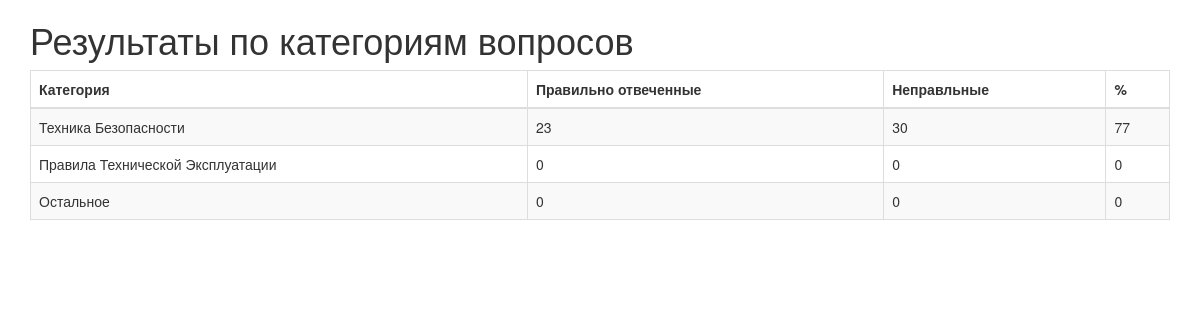
Page /quiz/progress/ (signed in) on the earlier database version.
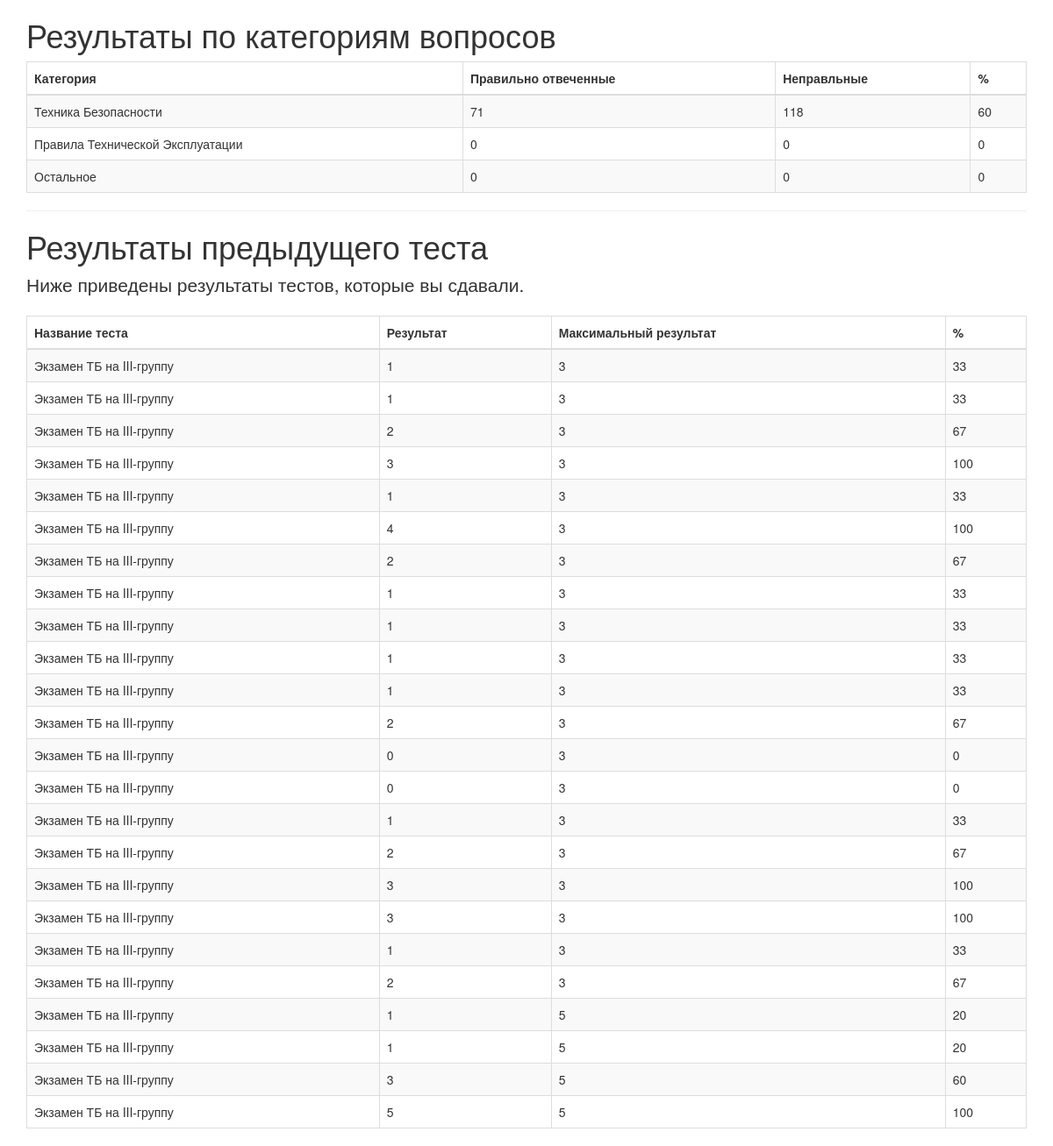
Same page on the later database version.
### quiz/models.py (models this page shows, shortened)
class Category(models.Model):
    category = models.CharField(
        verbose_name=("Категория теста"),
        max_length=250, blank=True,
        unique=True, null=True)
    objects = CategoryManager()
    class Meta:
        verbose_name = ("Категория")
        verbose_name_plural = ("Категории")

class Sitting(models.Model):
    user = models.ForeignKey(settings.AUTH_USER_MODEL, on_delete=models.CASCADE, verbose_name=("Пользователь"))
    quiz = models.ForeignKey(Quiz, on_delete=models.CASCADE, verbose_name=("Тест"))
    question_order = models.CharField(validators=[validate_comma_separated_integer_list],
        max_length=1024, verbose_name=("Список PKs вопросов в данном тесте"))
    question_list = models.CharField(validators=[validate_comma_separated_integer_list],
        max_length=1024, verbose_name=("Список PKs неотвеченных вопросов"))
    incorrect_questions = models.CharField(validators=[validate_comma_separated_integer_list],
        max_length=1024, blank=True, verbose_name=("Список PKs вопросов с неправильным ответом"))
    current_score = models.IntegerField(verbose_name=("Текущий результат"))
    complete = models.BooleanField(default=False, blank=False,
                                   verbose_name=("Завершен"))
    user_answers = models.TextField(blank=True, default='{}',
                                    verbose_name=("Ответы пользователя"))
    start = models.DateTimeField(auto_now_add=True,
                                 verbose_name=("Начало теста"))
    end = models.DateTimeField(null=True, blank=True, verbose_name=("Конец теста"))
    objects = SittingManager()
    class Meta:
        permissions = (("view_sittings", ("Can see completed exams.")),)
    def _question_ids(self):
        return [int(n) for n in self.question_order.split(',') if n]
    @property
    def get_percent_correct(self):
        dividend = float(self.current_score)
        divisor = len(self._question_ids())
        if divisor < 1:
            return 0            # prevent divide by zero error
        if dividend > divisor:
            return 100
        correct = int(round((dividend / divisor) * 100))
        if correct >= 1:
            return correct
        else:
            return 0
    @property
    def get_max_score(self):
        return len(self._question_ids())

class Quiz(models.Model):
    title = models.CharField(
        verbose_name=("Название теста"),
        max_length=60, blank=False, help_text=("Введите название теста"))
    description = models.TextField(
        verbose_name=("Описание теста"),
        blank=True, help_text=("Введите описание теста"))
    url = models.SlugField(
        max_length=60, blank=False,
        help_text=("Читаемая url-ссылка для пользователя"),
        verbose_name=("user friendly url"))
    category = models.ForeignKey(
        Category, null=True, blank=True, on_delete=models.CASCADE,
        verbose_name=("Категория"))
    random_order = models.BooleanField(
        blank=False, default=True,
        verbose_name=("Случайная последовательность выдачи вопросов"),
        help_text=("Если да, показывает вопросы в случайной последовательности"))
    max_questions = models.PositiveIntegerField(
        blank=True, null=True, verbose_name=("Максимальное кол-во вопросов"),
        help_text=("Максимальное количество вопросов за одну попытку сдачи теста"))
    answers_at_end = models.BooleanField(
        blank=False, default=False,
        help_text=("Если да, после ответа пользователя на вопрос, будет показан правильный вариант"),
        verbose_name=("Правильный ответ в конце"))
    exam_paper = models.BooleanField(
        blank=False, default=False,
        help_text=("Если да, то результат каждой попытки"
                    " будет сохраняться. Необходимо для маркировки."),
        verbose_name=("Результат теста"))
    single_attempt = models.BooleanField(
        blank=False, default=False,
        help_text=("Если да, то будет разрешена только одна попытка сдачи теста."
                    " Незарегиситрированные пользователи не смогут сдать экзамен."),
        verbose_name=("Одна попытка?"))
    pass_mark = models.SmallIntegerField(
        blank=True, default=0,
        verbose_name=("Порог прохождения теста"),
        help_text=("Процент необходимый для сдачи теста"),
        validators=[MaxValueValidator(100)])
    success_text = models.TextField(
        blank=True, help_text=("Показывает введенный текст если пользователь сдал тест."),
        verbose_name=("Объявление в случае сдачи теста"))
    fail_text = models.TextField(
        verbose_name=("Объявление в случае провала теста"),
        blank=True, help_text=("Показывает введенный текст если пользователь провалил тест."))
    draft = models.BooleanField(
        blank=True, default=False,
        verbose_name=("В процессе разработки"),
        help_text=("Если да, то тест будет виден только админам."))
    class Meta:
        verbose_name = ("Тест")
        verbose_name_plural = ("Тесты")

### quiz/views.py (the view)
class QuizUserProgressView(TemplateView):
    template_name = 'progress.html'
    @method_decorator(login_required)
    def dispatch(self, request, *args, **kwargs):
        return super(QuizUserProgressView, self)\
            .dispatch(request, *args, **kwargs)
    def get_context_data(self, **kwargs):
        context = super(QuizUserProgressView, self).get_context_data(**kwargs)
        progress, c = Progress.objects.get_or_create(user=self.request.user)
        context['cat_scores'] = progress.list_all_cat_scores
        context['exams'] = progress.show_exams()
        return context

### quiz/models.py (called while the page is built)
    def show_exams(self):
        return Sitting.objects.filter(user=self.user, complete=True)

### quiz/templates/progress.html (shortened to what this page needs)
{% extends "base.html" %}
{% load i18n %}
{% load quiz_tags %}
{% block content %}
  {% if cat_scores %}
  <h1>{% trans "Результаты по категориям вопросов" %}</h1>
  <table class="table table-bordered table-striped">
	<thead>
	  <tr>
		<th>{% trans "Категория" %}</th>
		<th>{% trans "Правильно отвеченные" %}</th>
		<th>{% trans "Неправльные" %}</th>
		<th>%</th>
	  </tr>
	</thead>
	<tbody>
	  {% for cat, value in cat_scores.items %}
	  <tr>
		<td>{{ cat }}</td>
		<td>{{ value.0 }}</td>
		<td>{{ value.1 }}</td>
		<td>{{ value.2 }}</td>
	  </tr>
	  {% endfor %}
	</tbody>
  </table>
  {% endif %}
  {% if exams %}
  <hr>
  <h1>{% trans "Результаты предыдущего теста" %}</h1>
  <p class="lead">
	{% trans "Ниже приведены результаты тестов, которые вы сдавали." %}
  </p>
  <table class="table table-bordered table-striped">
	<thead>
	  <tr>
		<th>{% trans "Название теста" %}</th>
		<th>{% trans "Результат" %}</th>
		<th>{% trans "Максимальный результат" %}</th>
		<th>%</th>
	  </tr>
	</thead>
	<tbody>
	  {% for exam in exams %}
	  <tr>
		<td>{{ exam.quiz.title }}</td>
		<td>{{ exam.current_score }}</td>
		<td>{{ exam.get_max_score }}</td>
		<td>{{ exam.get_percent_correct }}</td>
	  </tr>
	  {% endfor %}
	</tbody>
  </table>
  {% endif %}
{% endblock %}

Differences in the rows shown:
added Sitting: quiz "Экзамен ТБ на III-группу", current_score "1", get_max_score "3", get_percent_correct "33"
added Sitting: quiz "Экзамен ТБ на III-группу", current_score "1", get_max_score "3", get_percent_correct "33"
added Sitting: quiz "Экзамен ТБ на III-группу", current_score "2", get_max_score "3", get_percent_correct "67"
added Sitting: quiz "Экзамен ТБ на III-группу", current_score "3", get_max_score "3", get_percent_correct "100"
added Sitting: quiz "Экзамен ТБ на III-группу", current_score "1", get_max_score "3", get_percent_correct "33"
added Sitting: quiz "Экзамен ТБ на III-группу", current_score "4", get_max_score "3", get_percent_correct "100"
added Sitting: quiz "Экзамен ТБ на III-группу", current_score "2", get_max_score "3", get_percent_correct "67"
added Sitting: quiz "Экзамен ТБ на III-группу", current_score "1", get_max_score "3", get_percent_correct "33"
added Sitting: quiz "Экзамен ТБ на III-группу", current_score "1", get_max_score "3", get_percent_correct "33"
added Sitting: quiz "Экзамен ТБ на III-группу", current_score "1", get_max_score "3", get_percent_correct "33"
added Sitting: quiz "Экзамен ТБ на III-группу", current_score "1", get_max_score "3", get_percent_correct "33"
added Sitting: quiz "Экзамен ТБ на III-группу", current_score "2", get_max_score "3", get_percent_correct "67"
added Sitting: quiz "Экзамен ТБ на III-группу", current_score "0", get_max_score "3", get_percent_correct "0"
added Sitting: quiz "Экзамен ТБ на III-группу", current_score "0", get_max_score "3", get_percent_correct "0"
added Sitting: quiz "Экзамен ТБ на III-группу", current_score "1", get_max_score "3", get_percent_correct "33"
added Sitting: quiz "Экзамен ТБ на III-группу", current_score "2", get_max_score "3", get_percent_correct "67"
added Sitting: quiz "Экзамен ТБ на III-группу", current_score "3", get_max_score "3", get_percent_correct "100"
added Sitting: quiz "Экзамен ТБ на III-группу", current_score "3", get_max_score "3", get_percent_correct "100"
added Sitting: quiz "Экзамен ТБ на III-группу", current_score "1", get_max_score "3", get_percent_correct "33"
added Sitting: quiz "Экзамен ТБ на III-группу", current_score "2", get_max_score "3", get_percent_correct "67"
added Sitting: quiz "Экзамен ТБ на III-группу", current_score "1", get_max_score "5", get_percent_correct "20"
added Sitting: quiz "Экзамен ТБ на III-группу", current_score "1", get_max_score "5", get_percent_correct "20"
added Sitting: quiz "Экзамен ТБ на III-группу", current_score "3", get_max_score "5", get_percent_correct "60"
added Sitting: quiz "Экзамен ТБ на III-группу", current_score "5", get_max_score "5", get_percent_correct "100"
Other differences:
new list line: "Техника Безопасности"
new list line: "71 118 60"
text now shown: "Результаты предыдущего теста Ниже приведены результаты тестов, которые вы сдавали. Название теста Результат Максимальный результат %"
list line gone: "Техника Безопасности"
list line gone: "23 30 77"
